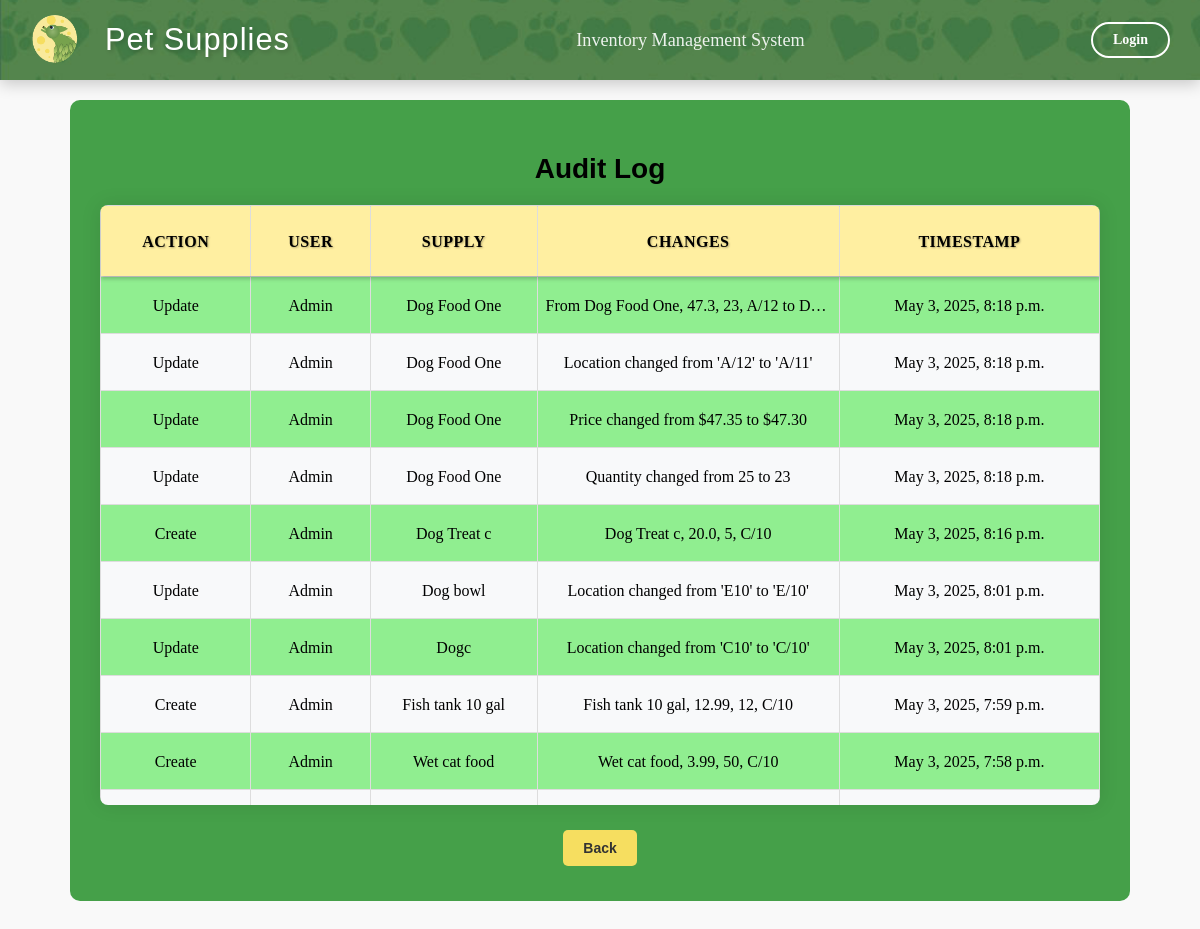
The page /audit-log/ on the database as committed earlier.
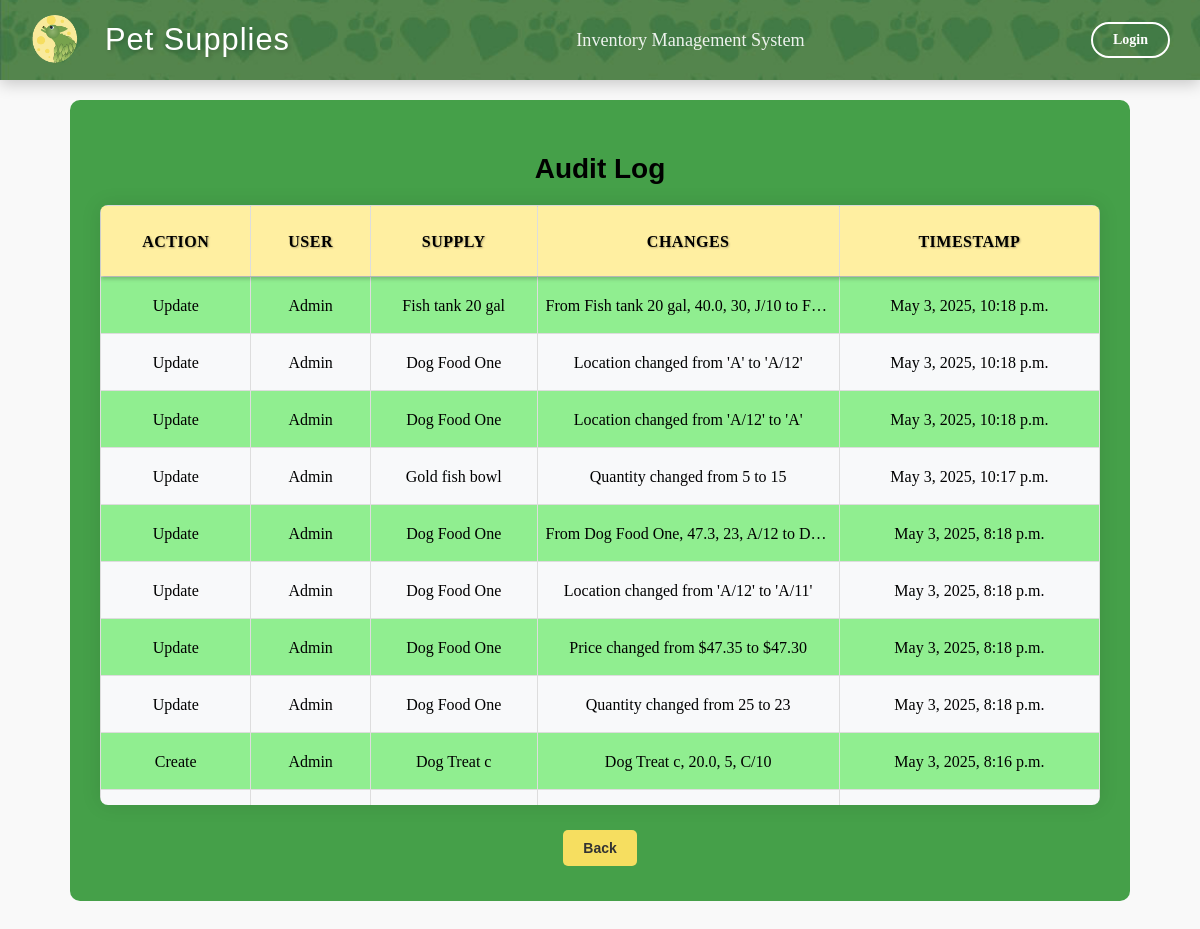
The same page on the database as committed later.
### inventory/models.py (models this page shows, shortened)
class AuditLog(models.Model):
    ACTION_CHOICES = (
        ('CREATE', 'Create'),
        ('UPDATE', 'Update'),
        ('DELETE', 'Delete'),
    )
    user = models.ForeignKey(User, on_delete=models.SET_NULL, null=True)  # Track the user making the change
    action = models.CharField(max_length=10, choices=ACTION_CHOICES)  # The type of action (CREATE, UPDATE, DELETE)
    supply = models.ForeignKey(Supply, on_delete=models.CASCADE)  # Link to the supply that was changed
    changes = models.TextField()  # Description of what was changed
    timestamp = models.DateTimeField(auto_now_add=True)  # When the change was made

class Supply(models.Model):
    name = models.CharField(max_length=255, primary_key=True)
    price = models.FloatField()
    quantity = models.IntegerField()
    location = models.CharField(max_length=255)
    reorder_point = models.PositiveIntegerField(default=5)
    deleted = models.BooleanField(default=False)

### inventory/views.py (the view)
# urls.py: path('audit-log/', views.audit_log, name='audit_log'),
def audit_log(request):
    logs = AuditLog.objects.all().order_by('-timestamp')
    return render(request, 'inventory/audit_log.html', {'logs': logs})

### inventory/templates/inventory/audit_log.html (shortened to what this page needs)
{% extends 'inventory/base.html' %}
{% load static %}
{% block content %}
<center>
<div class="conmain">
    <center>
       <h2>Audit Log</h2>
    </center>
    <div class="table-container">
        <table border="1" class="data_tab">
            <thead>
                <tr>
                    <th>Action</th>
                    <th>User</th>
                    <th>Supply</th>
                    <th>Changes</th>
                    <th>Timestamp</th>
                </tr>
            </thead>
            <tbody>
                {% for log in logs %}
                <tr>
                    <td>{{ log.get_action_display }}</td>
                    <td>{{ log.user.username }}</td>
                    <td>{{ log.supply.name }}</td>
                    <td class="changes">{{ log.changes }}</td>
                    <td>{{ log.timestamp }}</td>
                </tr>
                {% endfor %}
            </tbody>
        </table>
    </div>
    <center>
        <a href="{% url 'index' %}">
            <button type="button" class="back-button">Back</button>
        </a>
    </center>
</div>
</div>
{% endblock %}

Rows that differ between the two databases and show on the page:
no longer on this page (row unchanged): AuditLog: action "Update", user.username "Admin", supply.name "Dog bowl", changes "Location changed from 'E10' to 'E/10'", timestamp "May 3, 2025, 8:01 p.m."
no longer on this page (row unchanged): AuditLog: action "Update", user.username "Admin", supply.name "Dogc", changes "Location changed from 'C10' to 'C/10'", timestamp "May 3, 2025, 8:01 p.m."
no longer on this page (row unchanged): AuditLog: action "Create", user.username "Admin", supply.name "Fish tank 10 gal", changes "Fish tank 10 gal, 12.99, 12, C/10", timestamp "May 3, 2025, 7:59 p.m."
no longer on this page (row unchanged): AuditLog: action "Create", user.username "Admin", supply.name "Wet cat food", changes "Wet cat food, 3.99, 50, C/10", timestamp "May 3, 2025, 7:58 p.m."
added AuditLog: action "Update", user.username "Admin", supply.name "Fish tank 20 gal", changes "From Fish tank 20 gal, 40.0, 30, J/10 to F…", timestamp "May 3, 2025, 10:18 p.m."
added AuditLog: action "Update", user.username "Admin", supply.name "Dog Food One", changes "Location changed from 'A' to 'A/12'", timestamp "May 3, 2025, 10:18 p.m."
added AuditLog: action "Update", user.username "Admin", supply.name "Dog Food One", changes "Location changed from 'A/12' to 'A'", timestamp "May 3, 2025, 10:18 p.m."
added AuditLog: action "Update", user.username "Admin", supply.name "Gold fish bowl", changes "Quantity changed from 5 to 15", timestamp "May 3, 2025, 10:17 p.m."
